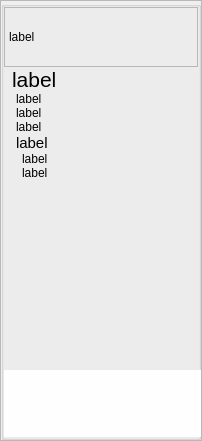
     <widget class="QFrame" name="frameLeft">
      <property name="sizePolicy">
       <sizepolicy hsizetype="MinimumExpanding" vsizetype="Fixed">
        <horstretch>0</horstretch>
        <verstretch>0</verstretch>
       </sizepolicy>
      </property>
      <property name="minimumSize">
       <size>
        <width>0</width>
        <height>0</height>
       </size>
      </property>
      <property name="maximumSize">
       <size>
        <width>210</width>
        <height>16777215</height>
       </size>
      </property>
      <property name="frameShape">
       <enum>QFrame::StyledPanel</enum>
      </property>
      <property name="frameShadow">
       <enum>QFrame::Plain</enum>
      </property>
      <layout class="QVBoxLayout">
       <property name="spacing">
        <number>0</number>
       </property>
       <property name="leftMargin">
        <number>0</number>
       </property>
       <property name="topMargin">
        <number>0</number>
       </property>
       <property name="rightMargin">
        <number>0</number>
       </property>
       <property name="bottomMargin">
        <number>0</number>
       </property>
       <item>
        <widget class="QGroupBox" name="groupDetails">
         <property name="sizePolicy">
          <sizepolicy hsizetype="MinimumExpanding" vsizetype="MinimumExpanding">
           <horstretch>0</horstretch>
           <verstretch>0</verstretch>
          </sizepolicy>
         </property>
         <property name="minimumSize">
          <size>
           <width>155</width>
           <height>200</height>
          </size>
         </property>
         <property name="maximumSize">
          <size>
           <width>200</width>
           <height>16777215</height>
          </size>
         </property>
         <property name="layoutDirection">
          <enum>Qt::LeftToRight</enum>
         </property>
         <property name="styleSheet">
          <string notr="true"/>
         </property>
         <property name="title">
          <string/>
         </property>
         <property name="alignment">
          <set>Qt::AlignHCenter|Qt::AlignTop</set>
         </property>
         <layout class="QVBoxLayout" name="_2">
          <property name="spacing">
           <number>0</number>
          </property>
          <property name="leftMargin">
           <number>0</number>
          </property>
          <property name="topMargin">
           <number>0</number>
          </property>
          <property name="rightMargin">
           <number>0</number>
          </property>
          <property name="bottomMargin">
           <number>0</number>
          </property>
          <item>
           <widget class="QLabel" name="labelDetailDesc">
            <property name="sizePolicy">
             <sizepolicy hsizetype="Minimum" vsizetype="Preferred">
              <horstretch>0</horstretch>
              <verstretch>0</verstretch>
             </sizepolicy>
            </property>
            <property name="minimumSize">
             <size>
              <width>0</width>
              <height>60</height>
             </size>
            </property>
            <property name="maximumSize">
             <size>
              <width>16777215</width>
              <height>16777215</height>
             </size>
            </property>
            <property name="styleSheet">
             <string notr="true"/>
            </property>
            <property name="frameShape">
             <enum>QFrame::StyledPanel</enum>
            </property>
            <property name="text">
             <string>label</string>
            </property>
            <property name="alignment">
             <set>Qt::AlignLeading|Qt::AlignLeft|Qt::AlignVCenter</set>
            </property>
            <property name="wordWrap">
             <bool>true</bool>
            </property>
            <property name="indent">
             <number>4</number>
            </property>
           </widget>
          </item>
          <item>
           <widget class="QLabel" name="labelDetailPrice">
            <property name="sizePolicy">
             <sizepolicy hsizetype="Minimum" vsizetype="Fixed">
              <horstretch>0</horstretch>
              <verstretch>0</verstretch>
             </sizepolicy>
            </property>
            <property name="font">
             <font>
              <pointsize>16</pointsize>
             </font>
            </property>
            <property name="styleSheet">
             <string notr="true"/>
            </property>
            <property name="frameShape">
             <enum>QFrame::NoFrame</enum>
            </property>
            <property name="text">
             <string>label</string>
            </property>
            <property name="indent">
             <number>8</number>
            </property>
           </widget>
          </item>
          <item>
           <widget class="QLabel" name="labelDetailDiscount">
            <property name="sizePolicy">
             <sizepolicy hsizetype="Minimum" vsizetype="Fixed">
              <horstretch>0</horstretch>
              <verstretch>0</verstretch>
             </sizepolicy>
            </property>
            <property name="styleSheet">
             <string notr="true"/>
            </property>
            <property name="frameShape">
             <enum>QFrame::NoFrame</enum>
            </property>
            <property name="text">
             <string>label</string>
            </property>
            <property name="indent">
             <number>12</number>
            </property>
           </widget>
          </item>
          <item>
           <widget class="QLabel" name="labelDetailPoints">
            <property name="sizePolicy">
             <sizepolicy hsizetype="Minimum" vsizetype="Preferred">
              <horstretch>0</horstretch>
              <verstretch>0</verstretch>
             </sizepolicy>
            </property>
            <property name="text">
             <string>label</string>
            </property>
            <property name="indent">
             <number>12</number>
            </property>
           </widget>
          </item>
          <item>
           <widget class="QLabel" name="labelDetailUnits">
            <property name="sizePolicy">
             <sizepolicy hsizetype="Minimum" vsizetype="Fixed">
              <horstretch>0</horstretch>
              <verstretch>0</verstretch>
             </sizepolicy>
            </property>
            <property name="styleSheet">
             <string notr="true"/>
            </property>
            <property name="frameShape">
             <enum>QFrame::NoFrame</enum>
            </property>
            <property name="text">
             <string>label</string>
            </property>
            <property name="indent">
             <number>12</number>
            </property>
           </widget>
          </item>
          <item>
           <widget class="QLabel" name="labelDetailTotalTaxes">
            <property name="sizePolicy">
             <sizepolicy hsizetype="Minimum" vsizetype="Preferred">
              <horstretch>0</horstretch>
              <verstretch>0</verstretch>
             </sizepolicy>
            </property>
            <property name="font">
             <font>
              <pointsize>11</pointsize>
             </font>
            </property>
            <property name="styleSheet">
             <string notr="true"/>
            </property>
            <property name="frameShape">
             <enum>QFrame::NoFrame</enum>
            </property>
            <property name="text">
             <string>label</string>
            </property>
            <property name="indent">
             <number>12</number>
            </property>
           </widget>
          </item>
          <item>
           <widget class="QLabel" name="labelDetailTax2">
            <property name="sizePolicy">
             <sizepolicy hsizetype="Minimum" vsizetype="Fixed">
              <horstretch>0</horstretch>
              <verstretch>0</verstretch>
             </sizepolicy>
            </property>
            <property name="font">
             <font>
              <pointsize>9</pointsize>
             </font>
            </property>
            <property name="styleSheet">
             <string notr="true"/>
            </property>
            <property name="frameShape">
             <enum>QFrame::NoFrame</enum>
            </property>
            <property name="text">
             <string>label</string>
            </property>
            <property name="indent">
             <number>18</number>
            </property>
           </widget>
          </item>
          <item>
           <widget class="QLabel" name="labelDetailTax1">
            <property name="sizePolicy">
             <sizepolicy hsizetype="Minimum" vsizetype="Fixed">
              <horstretch>0</horstretch>
              <verstretch>0</verstretch>
             </sizepolicy>
            </property>
            <property name="font">
             <font>
              <pointsize>9</pointsize>
             </font>
            </property>
            <property name="styleSheet">
             <string notr="true"/>
            </property>
            <property name="frameShape">
             <enum>QFrame::NoFrame</enum>
            </property>
            <property name="text">
             <string>label</string>
            </property>
            <property name="indent">
             <number>18</number>
            </property>
           </widget>
          </item>
          <item>
           <widget class="QLabel" name="labelDetailPhoto">
            <property name="sizePolicy">
             <sizepolicy hsizetype="MinimumExpanding" vsizetype="Expanding">
              <horstretch>0</horstretch>
              <verstretch>0</verstretch>
             </sizepolicy>
            </property>
            <property name="minimumSize">
             <size>
              <width>150</width>
              <height>150</height>
             </size>
            </property>
            <property name="maximumSize">
             <size>
              <width>150</width>
              <height>150</height>
             </size>
            </property>
            <property name="font">
             <font>
              <pointsize>8</pointsize>
             </font>
            </property>
            <property name="styleSheet">
             <string notr="true"/>
            </property>
            <property name="frameShape">
             <enum>QFrame::NoFrame</enum>
            </property>
            <property name="frameShadow">
             <enum>QFrame::Plain</enum>
            </property>
            <property name="lineWidth">
             <number>1</number>
            </property>
            <property name="text">
             <string/>
            </property>
            <property name="pixmap">
             <pixmap/>
            </property>
            <property name="scaledContents">
             <bool>false</bool>
            </property>
            <property name="alignment">
             <set>Qt::AlignCenter</set>
            </property>
            <property name="indent">
             <number>0</number>
            </property>
           </widget>
          </item>
          <item>
           <spacer name="verticalSpacer">
            <property name="orientation">
             <enum>Qt::Vertical</enum>
            </property>
            <property name="sizeHint" stdset="0">
             <size>
              <width>20</width>
              <height>40</height>
             </size>
            </property>
           </spacer>
          </item>
          <item>
           <widget class="QLabel" name="labelBanner">
            <property name="sizePolicy">
             <sizepolicy hsizetype="Maximum" vsizetype="Minimum">
              <horstretch>0</horstretch>
              <verstretch>0</verstretch>
             </sizepolicy>
            </property>
            <property name="minimumSize">
             <size>
              <width>199</width>
              <height>67</height>
             </size>
            </property>
            <property name="maximumSize">
             <size>
              <width>199</width>
              <height>67</height>
             </size>
            </property>
            <property name="palette">
             <palette>
              <active>
               <colorrole role="WindowText">
                <brush brushstyle="SolidPattern">
                 <color alpha="255">
                  <red>0</red>
                  <green>0</green>
                  <blue>0</blue>
                 </color>
                </brush>
               </colorrole>
               <colorrole role="Button">
                <brush brushstyle="SolidPattern">
                 <color alpha="255">
                  <red>254</red>
                  <green>254</green>
                  <blue>254</blue>
                 </color>
                </brush>
               </colorrole>
               <colorrole role="Light">
                <brush brushstyle="SolidPattern">
                 <color alpha="255">
                  <red>255</red>
                  <green>255</green>
                  <blue>255</blue>
                 </color>
                </brush>
               </colorrole>
               <colorrole role="Midlight">
                <brush brushstyle="SolidPattern">
                 <color alpha="255">
                  <red>254</red>
                  <green>254</green>
                  <blue>254</blue>
                 </color>
                </brush>
               </colorrole>
               <colorrole role="Dark">
                <brush brushstyle="SolidPattern">
                 <color alpha="255">
                  <red>127</red>
                  <green>127</green>
                  <blue>127</blue>
                 </color>
                </brush>
               </colorrole>
               <colorrole role="Mid">
                <brush brushstyle="SolidPattern">
                 <color alpha="255">
                  <red>169</red>
                  <green>169</green>
                  <blue>169</blue>
                 </color>
                </brush>
               </colorrole>
               <colorrole role="Text">
                <brush brushstyle="SolidPattern">
                 <color alpha="255">
                  <red>0</red>
                  <green>0</green>
                  <blue>0</blue>
                 </color>
                </brush>
               </colorrole>
               <colorrole role="BrightText">
                <brush brushstyle="SolidPattern">
                 <color alpha="255">
                  <red>255</red>
                  <green>255</green>
                  <blue>255</blue>
                 </color>
                </brush>
               </colorrole>
               <colorrole role="ButtonText">
                <brush brushstyle="SolidPattern">
                 <color alpha="255">
                  <red>0</red>
                  <green>0</green>
                  <blue>0</blue>
                 </color>
                </brush>
               </colorrole>
               <colorrole role="Base">
                <brush brushstyle="SolidPattern">
                 <color alpha="255">
                  <red>255</red>
                  <green>255</green>
                  <blue>255</blue>
                 </color>
                </brush>
               </colorrole>
               <colorrole role="Window">
                <brush brushstyle="SolidPattern">
                 <color alpha="255">
                  <red>254</red>
                  <green>254</green>
                  <blue>254</blue>
                 </color>
                </brush>
               </colorrole>
               <colorrole role="Shadow">
                <brush brushstyle="SolidPattern">
                 <color alpha="255">
                  <red>0</red>
                  <green>0</green>
                  <blue>0</blue>
                 </color>
                </brush>
               </colorrole>
               <colorrole role="AlternateBase">
                <brush brushstyle="SolidPattern">
                 <color alpha="255">
                  <red>254</red>
                  <green>254</green>
                  <blue>254</blue>
                 </color>
                </brush>
               </colorrole>
               <colorrole role="ToolTipBase">
                <brush brushstyle="SolidPattern">
                 <color alpha="255">
                  <red>255</red>
                  <green>255</green>
                  <blue>220</blue>
                 </color>
                </brush>
               </colorrole>
               <colorrole role="ToolTipText">
                <brush brushstyle="SolidPattern">
                 <color alpha="255">
                  <red>0</red>
                  <green>0</green>
                  <blue>0</blue>
                 </color>
                </brush>
               </colorrole>
              </active>
              <inactive>
               <colorrole role="WindowText">
                <brush brushstyle="SolidPattern">
                 <color alpha="255">
                  <red>0</red>
                  <green>0</green>
                  <blue>0</blue>
                 </color>
                </brush>
               </colorrole>
               <colorrole role="Button">
                <brush brushstyle="SolidPattern">
                 <color alpha="255">
                  <red>254</red>
                  <green>254</green>
                  <blue>254</blue>
                 </color>
                </brush>
               </colorrole>
               <colorrole role="Light">
                <brush brushstyle="SolidPattern">
                 <color alpha="255">
                  <red>255</red>
                  <green>255</green>
                  <blue>255</blue>
                 </color>
                </brush>
               </colorrole>
               <colorrole role="Midlight">
                <brush brushstyle="SolidPattern">
                 <color alpha="255">
                  <red>254</red>
                  <green>254</green>
                  <blue>254</blue>
                 </color>
                </brush>
               </colorrole>
               <colorrole role="Dark">
                <brush brushstyle="SolidPattern">
                 <color alpha="255">
                  <red>127</red>
                  <green>127</green>
                  <blue>127</blue>
                 </color>
                </brush>
               </colorrole>
               <colorrole role="Mid">
                <brush brushstyle="SolidPattern">
                 <color alpha="255">
                  <red>169</red>
                  <green>169</green>
                  <blue>169</blue>
                 </color>
                </brush>
               </colorrole>
               <colorrole role="Text">
                <brush brushstyle="SolidPattern">
                 <color alpha="255">
                  <red>0</red>
                  <green>0</green>
                  <blue>0</blue>
                 </color>
                </brush>
               </colorrole>
               <colorrole role="BrightText">
                <brush brushstyle="SolidPattern">
                 <color alpha="255">
                  <red>255</red>
                  <green>255</green>
                  <blue>255</blue>
                 </color>
                </brush>
               </colorrole>
               <colorrole role="ButtonText">
                <brush brushstyle="SolidPattern">
                 <color alpha="255">
                  <red>0</red>
                  <green>0</green>
                  <blue>0</blue>
                 </color>
                </brush>
               </colorrole>
               <colorrole role="Base">
                <brush brushstyle="SolidPattern">
                 <color alpha="255">
                  <red>255</red>
                  <green>255</green>
                  <blue>255</blue>
                 </color>
                </brush>
               </colorrole>
               <colorrole role="Window">
                <brush brushstyle="SolidPattern">
                 <color alpha="255">
                  <red>254</red>
                  <green>254</green>
                  <blue>254</blue>
                 </color>
                </brush>
               </colorrole>
               <colorrole role="Shadow">
                <brush brushstyle="SolidPattern">
                 <color alpha="255">
                  <red>0</red>
                  <green>0</green>
                  <blue>0</blue>
                 </color>
                </brush>
               </colorrole>
               <colorrole role="AlternateBase">
                <brush brushstyle="SolidPattern">
                 <color alpha="255">
                  <red>254</red>
                  <green>254</green>
                  <blue>254</blue>
                 </color>
                </brush>
               </colorrole>
               <colorrole role="ToolTipBase">
                <brush brushstyle="SolidPattern">
                 <color alpha="255">
                  <red>255</red>
                  <green>255</green>
                  <blue>220</blue>
                 </color>
                </brush>
               </colorrole>
               <colorrole role="ToolTipText">
                <brush brushstyle="SolidPattern">
                 <color alpha="255">
                  <red>0</red>
                  <green>0</green>
                  <blue>0</blue>
                 </color>
                </brush>
               </colorrole>
              </inactive>
              <disabled>
               <colorrole role="WindowText">
                <brush brushstyle="SolidPattern">
                 <color alpha="255">
                  <red>127</red>
                  <green>127</green>
                  <blue>127</blue>
                 </color>
                </brush>
               </colorrole>
               <colorrole role="Button">
                <brush brushstyle="SolidPattern">
                 <color alpha="255">
                  <red>254</red>
                  <green>254</green>
                  <blue>254</blue>
                 </color>
                </brush>
               </colorrole>
               <colorrole role="Light">
                <brush brushstyle="SolidPattern">
                 <color alpha="255">
                  <red>255</red>
                  <green>255</green>
                  <blue>255</blue>
                 </color>
                </brush>
               </colorrole>
               <colorrole role="Midlight">
                <brush brushstyle="SolidPattern">
                 <color alpha="255">
                  <red>254</red>
                  <green>254</green>
                  <blue>254</blue>
                 </color>
                </brush>
               </colorrole>
               <colorrole role="Dark">
                <brush brushstyle="SolidPattern">
                 <color alpha="255">
                  <red>127</red>
                  <green>127</green>
                  <blue>127</blue>
                 </color>
                </brush>
               </colorrole>
               <colorrole role="Mid">
                <brush brushstyle="SolidPattern">
                 <color alpha="255">
                  <red>169</red>
                  <green>169</green>
                  <blue>169</blue>
                 </color>
                </brush>
               </colorrole>
               <colorrole role="Text">
                <brush brushstyle="SolidPattern">
                 <color alpha="255">
                  <red>127</red>
                  <green>127</green>
                  <blue>127</blue>
                 </color>
                </brush>
               </colorrole>
               <colorrole role="BrightText">
                <brush brushstyle="SolidPattern">
                 <color alpha="255">
                  <red>255</red>
                  <green>255</green>
                  <blue>255</blue>
                 </color>
                </brush>
               </colorrole>
               <colorrole role="ButtonText">
                <brush brushstyle="SolidPattern">
                 <color alpha="255">
                  <red>127</red>
                  <green>127</green>
                  <blue>127</blue>
                 </color>
                </brush>
               </colorrole>
               <colorrole role="Base">
                <brush brushstyle="SolidPattern">
                 <color alpha="255">
                  <red>254</red>
                  <green>254</green>
                  <blue>254</blue>
                 </color>
                </brush>
               </colorrole>
               <colorrole role="Window">
                <brush brushstyle="SolidPattern">
                 <color alpha="255">
                  <red>254</red>
                  <green>254</green>
                  <blue>254</blue>
                 </color>
                </brush>
               </colorrole>
               <colorrole role="Shadow">
                <brush brushstyle="SolidPattern">
                 <color alpha="255">
                  <red>0</red>
                  <green>0</green>
                  <blue>0</blue>
                 </color>
                </brush>
               </colorrole>
               <colorrole role="AlternateBase">
                <brush brushstyle="SolidPattern">
                 <color alpha="255">
                  <red>254</red>
                  <green>254</green>
                  <blue>254</blue>
                 </color>
                </brush>
               </colorrole>
               <colorrole role="ToolTipBase">
                <brush brushstyle="SolidPattern">
                 <color alpha="255">
                  <red>255</red>
                  <green>255</green>
                  <blue>220</blue>
                 </color>
                </brush>
               </colorrole>
               <colorrole role="ToolTipText">
                <brush brushstyle="SolidPattern">
                 <color alpha="255">
                  <red>0</red>
                  <green>0</green>
                  <blue>0</blue>
                 </color>
                </brush>
               </colorrole>
              </disabled>
             </palette>
            </property>
            <property name="layoutDirection">
             <enum>Qt::LeftToRight</enum>
            </property>
            <property name="autoFillBackground">
             <bool>true</bool>
            </property>
            <property name="lineWidth">
             <number>0</number>
            </property>
            <property name="text">
             <string/>
            </property>
            <property name="scaledContents">
             <bool>true</bool>
            </property>
            <property name="alignment">
             <set>Qt::AlignLeading|Qt::AlignLeft|Qt::AlignVCenter</set>
            </property>
           </widget>
          </item>
         </layout>
        </widget>
       </item>
      </layout>
     </widget>
